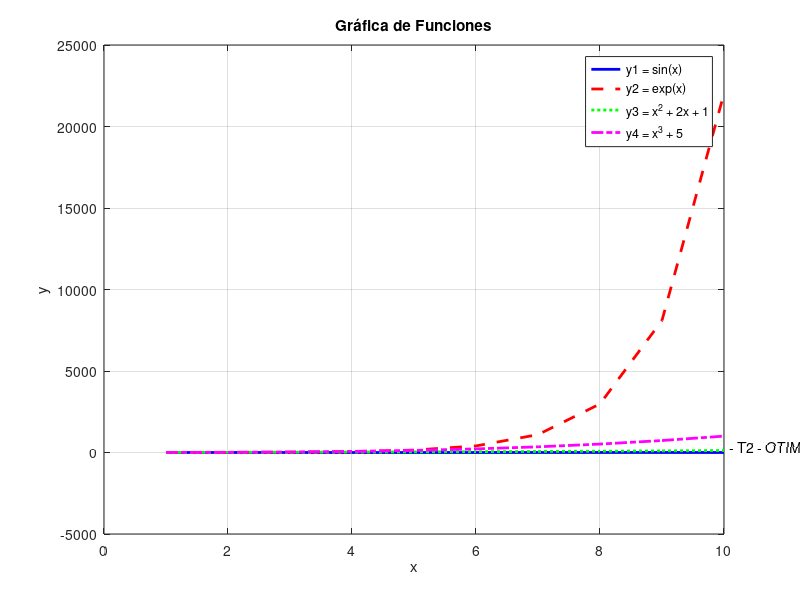
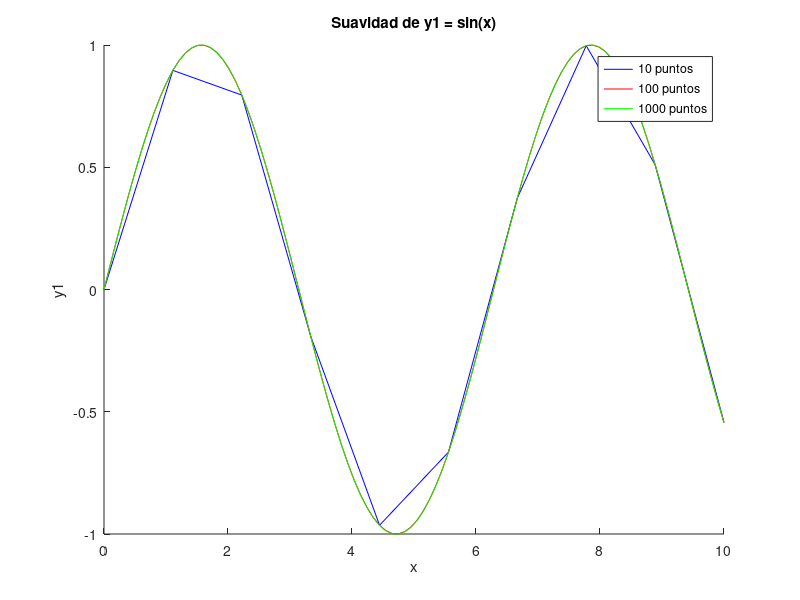
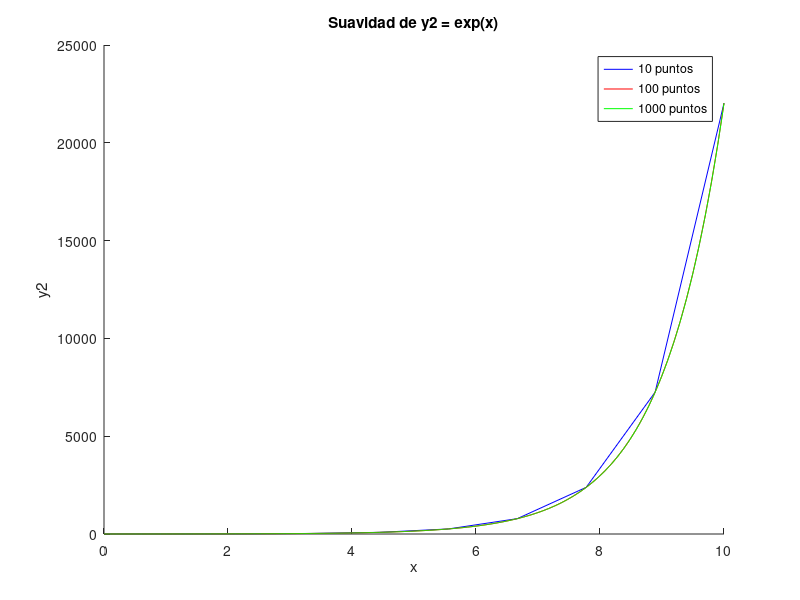
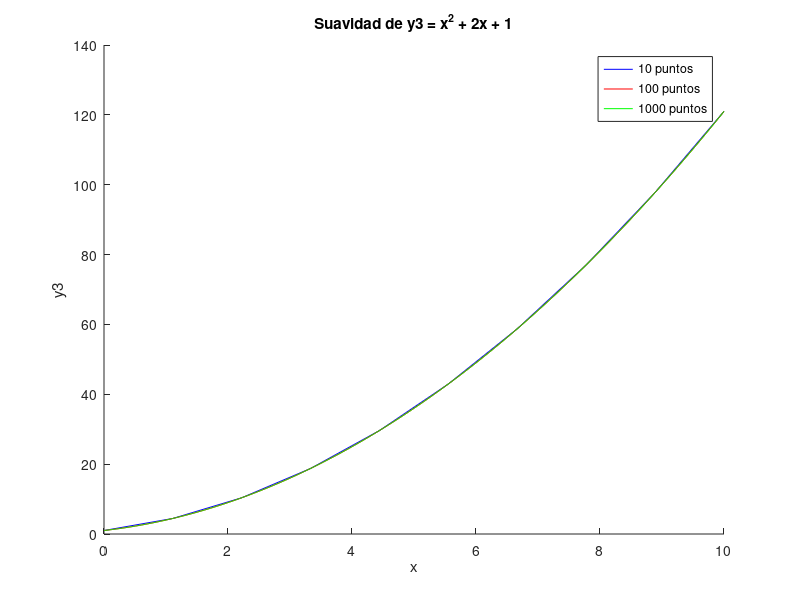

The MATLAB source for these figures, in order:
x = [1,2,3,4,5,6,7,8,9,10];

y1 = sin(x);
y2 = exp(x);
y3 = x.^2 + 2*x + 1;
y4 = x.^3 + 5;

figure; 
hold on; 

plot(x, y1, 'b-', 'LineWidth', 2); 
plot(x, y2, 'r--', 'LineWidth', 2); 
plot(x, y3, 'g:', 'LineWidth', 2); 
plot(x, y4, 'm-.', 'LineWidth', 2); 

xlabel('x'); 
ylabel('y'); 
title('Gráfica de Funciones'); 
legend('y1 = sin(x)', 'y2 = exp(x)', 'y3 = x^2 + 2x + 1', 'y4 = x^3 + 5', 'Location', 'best'); 
grid on; 
box on; 

text(x(end), y1(end), '  - T2 - OTIMIZACION', 'VerticalAlignment', 'bottom', 'HorizontalAlignment', 'left'); 

set(gcf, 'Position', [100 100 800 600]); 

hold off;

% % 
% Arrays con diferente número de puntos para 'x'
x_10 = linspace(0, 10, 10);
x_100 = linspace(0, 10, 100);
x_1000 = linspace(0, 10, 1000);

% Funciones evaluadas en los nuevos arrays
y1_10 = sin(x_10);
y1_100 = sin(x_100);
y1_1000 = sin(x_1000);

y2_10 = exp(x_10);
y2_100 = exp(x_100);
y2_1000 = exp(x_1000);

y3_10 = x_10.^2 + 2*x_10 + 1;
y3_100 = x_100.^2 + 2*x_100 + 1;
y3_1000 = x_1000.^2 + 2*x_1000 + 1;

y4_10 = x_10.^3 + 5;
y4_100 = x_100.^3 + 5;
y4_1000 = x_1000.^3 + 5;

% Figura 1: y1
figure;
hold on;
plot(x_10, y1_10, 'b-');
plot(x_100, y1_100, 'r-');
plot(x_1000, y1_1000, 'g-');
xlabel('x');
ylabel('y1');
title('Suavidad de y1 = sin(x)');
legend('10 puntos', '100 puntos', '1000 puntos');

% Figura 2: y2
figure;
hold on;
plot(x_10, y2_10, 'b-');
plot(x_100, y2_100, 'r-');
plot(x_1000, y2_1000, 'g-');
xlabel('x');
ylabel('y2');
title('Suavidad de y2 = exp(x)');
legend('10 puntos', '100 puntos', '1000 puntos');

% Figura 3: y3
figure;
hold on;
plot(x_10, y3_10, 'b-');
plot(x_100, y3_100, 'r-');
plot(x_1000, y3_1000, 'g-');
xlabel('x');
ylabel('y3');
title('Suavidad de y3 = x^2 + 2x + 1');
legend('10 puntos', '100 puntos', '1000 puntos');

% Figura 4: y4
figure;
hold on;
plot(x_10, y4_10, 'b-');
plot(x_100, y4_100, 'r-');
plot(x_1000, y4_1000, 'g-');
xlabel('x');
ylabel('y4');
title('Suavidad de y4 = x^3 + 5');
legend('10 puntos', '100 puntos', '1000 puntos');

hold off;